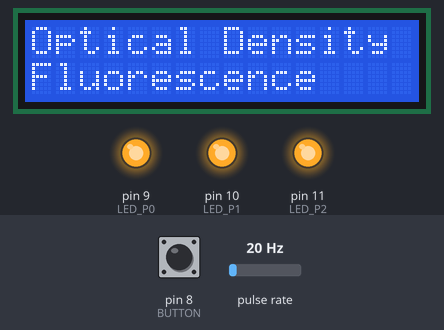
The sketch below on a simulated Arduino Uno, built with avr-gcc and run on an emulated ATmega328P. Shown: 16×2 character LCD, output pins drawn as LEDs (lit = HIGH). Wiring (inferred from the names in the program): pulse sensor: data pin 2. Inputs (shaded band) come from the test bench; at power-on: pulse rate 20 Hz, pin 8 (BUTTON) HIGH. What the sketch prints to the serial monitor is not drawn.

Above: at 0.6 s.
At 6.7 s:
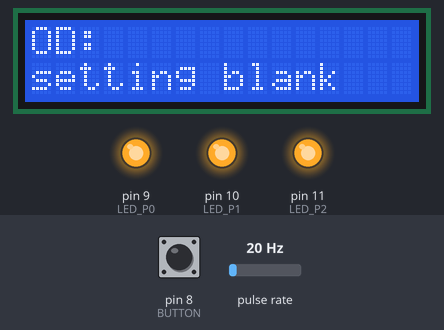
6.8 s: pulse rate (sensor on pin 2) set to 4 Hz
At 11.25 s:
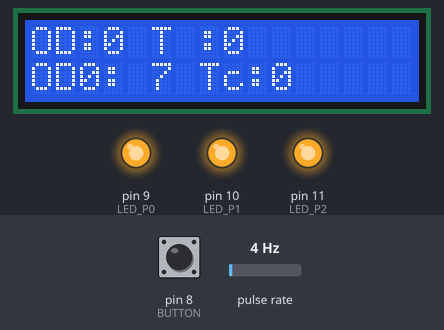
17.0 s: pulse rate (sensor on pin 2) set to 50 Hz
At 22.55 s:
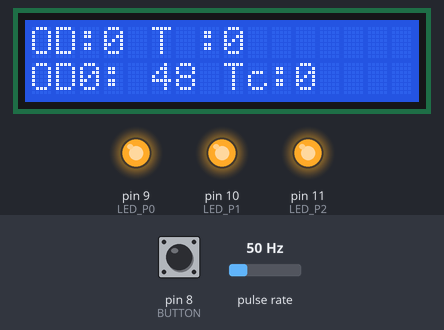
24.0 s: pulse rate (sensor on pin 2) set to 100 Hz
At 28.19 s:
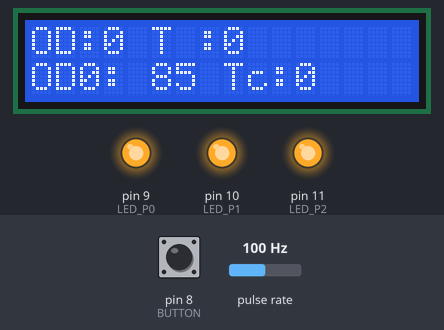
Timing chart, 0 to 29.7 s (numbered marks = the images above; inputs shaded):
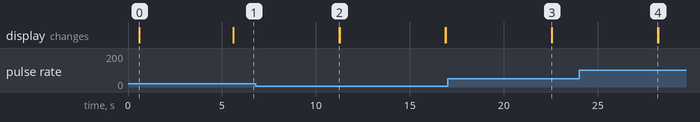

Measured:
- after the input at 6.8 s, the display: changes after 4.4 s (image 2)
- after the input at 17.0 s, the display: changes after 5.5 s (image 3)
- after the input at 24.0 s, the display: changes after 4.2 s (image 4)
- what the display in image 0 shows lasts 5.0 s, from 0.6 s to 5.6 s

The sketch:

odf_combined.ino
```cpp
#include <stdint.h>
#include <Wire.h>
#include <LiquidCrystal_I2C.h>

LiquidCrystal_I2C lcd(0x27,16,2);  // set the LCD address to 0x27 for a 16 chars and 2 line display

#define LIGHT_TO_FREQ_F 2
#define LIGHT_TO_FREQ_OD 3
#define BUTTON 8

#define LED_P0 9
#define LED_P1 10

#define LED_P2 11 // OD

#define F_LED_BRIGHT 255
#define OD_LED_BRIGHT 255

// volatile to be stored as close to the µC as possible
volatile unsigned long cntF = 0;
unsigned long oldcntF = 0;
unsigned long tF = 0;
unsigned long lastF;

volatile unsigned long cntOD = 0;
unsigned long oldcntOD = 0;
unsigned long tOD = 0;
unsigned long lastOD;

// this is the recorded frequency. The average window is used to get more stable results
unsigned long hz_refF; // blank frequency
unsigned long hz_ref_avgF;
unsigned long hz_refOD; // blank frequency
unsigned long hz_ref_avgOD;
#define AVERAGE_WINDOW 5

// this determines the output
#define DEBUG_MODE 1
#define OD_DIGITS 3

unsigned long hz_avgF[AVERAGE_WINDOW];
unsigned long hz_windowF = 0;
unsigned long iCountF = 0;
unsigned long hz_avgOD[AVERAGE_WINDOW];
unsigned long iCountOD = 0;
unsigned long hz_windowOD = 0;

// this is for selection either OD or F measurement
#define F_MODE 0
#define OD_MODE 1
#define ODF_PIN 5
bool odf_mode;

//interrupt for OD
void irqOD()
{
  cntOD++;
}

//interrupt for F
void irqF()
{
  cntF++;
}

void blank() {
  iCountOD = 0;

  uint8_t i = 0;
  for (i = 0; i < AVERAGE_WINDOW; ++i)
  {
    unsigned long start = millis();
    oldcntOD = cntOD;

    while( millis()-start<=1000 ){}

    unsigned long t = cntOD;
    hz_refOD = t - oldcntOD;

    hz_avgOD[iCountOD++ % AVERAGE_WINDOW] = hz_refOD;

    cntOD = 0;
    oldcntOD = 0;
  }
  hz_refOD = 0;
  for (i = 0; i < AVERAGE_WINDOW; ++i)
  {
    hz_refOD += hz_avgOD[i];
  }

  hz_refOD = hz_refOD / AVERAGE_WINDOW;

  cntOD = 0;
  oldcntOD = 0;
  lastOD = millis();
}

void setup() {
  Serial.begin(9600);

  pinMode(BUTTON, INPUT);
  digitalWrite(BUTTON, HIGH);
  delay(500);

  pinMode(LIGHT_TO_FREQ_F, INPUT);
  digitalWrite(LIGHT_TO_FREQ_F, HIGH);
  attachInterrupt(0, irqF, RISING); //interrupt 0 is on PIN 2

  pinMode(LIGHT_TO_FREQ_OD, INPUT);
  digitalWrite(LIGHT_TO_FREQ_OD, HIGH);
  attachInterrupt(0, irqOD, RISING); //interrupt 0 is on PIN 2

  lcd.init();

  lcd.backlight();
  lcd.setCursor(0,0);
  lcd.print("Optical Density");
  lcd.setCursor(0,1);
  lcd.print("Fluorescence");

  analogWrite(LED_P0, F_LED_BRIGHT);
  analogWrite(LED_P1, F_LED_BRIGHT);
  analogWrite(LED_P2, OD_LED_BRIGHT);

  // this is needed for OD :)
  blank();
}

int getMeasurement(volatile unsigned long *cnt, unsigned long *oldcnt, unsigned long* hz_avg, unsigned long* hz, unsigned long* hz_win, unsigned long* iCount, unsigned long* last, int wait)
{
  if (millis() - *last < wait)
  return 0;

  unsigned long t = *cnt;
  *hz = t - *oldcnt;

  hz_avg[*iCount % AVERAGE_WINDOW] = *hz;
  *iCount = *iCount + 1;

  unsigned long hz_window = 0;
  for (uint8_t i = 0; i < AVERAGE_WINDOW; ++i)
  {
    hz_window += hz_avg[i];
  }

  *hz_win = hz_window / AVERAGE_WINDOW; // windows average frequency
  *oldcnt = t;

  *last = millis();
  *cnt = 0;
  *oldcnt = 0;

  return 1;
}

int button_in;

void loop() {
  uint64_t j;

  button_in = digitalRead(BUTTON);

  if( button_in == HIGH)
  {
    lcd.clear();
    lcd.setCursor(0, 0);
    lcd.print("OD:");
    lcd.setCursor(0, 1);
    lcd.print("setting blank");

    blank();
  }

  analogWrite(LED_P0, F_LED_BRIGHT);
  analogWrite(LED_P1, F_LED_BRIGHT);
  delay(100);

  unsigned long hzF, hzOD; //current frequency

  getMeasurement(&cntF, &oldcntF, hz_avgF,&hzF, &hz_windowF, &iCountF, &lastF, 4000);
  getMeasurement(&cntOD, &oldcntOD, hz_avgOD,&hzOD, &hz_windowOD, &iCountOD, &lastOD, 1000);

  analogWrite(LED_P0, F_LED_BRIGHT);
  analogWrite(LED_P1, F_LED_BRIGHT);
  delay(500);

  Serial.print(0);
  Serial.print("#;");
  Serial.print(0);
  Serial.print(";");
  Serial.print(0);
  Serial.print(";");
  Serial.print(0);
  Serial.print(";");
  Serial.print(hz_refOD);
  Serial.print(";");
  Serial.print(hzOD);
  Serial.print(";");
  Serial.print(hzF);
  Serial.print("\n");

  lcd.clear();
  lcd.setCursor(0, 0);
  lcd.print("OD:");
  lcd.print(hz_windowOD);

  // since frequency is linear to transmission, this is transmittance
  lcd.print(" T :");
  lcd.print(hz_windowF);

  if (DEBUG_MODE)
  {
    lcd.setCursor(0, 1);
    lcd.print("OD0: "); // blank value - interesting for OD
    lcd.print(hz_refOD);
    lcd.print(" Tc:"); // current value
    lcd.print(hzF);
  }
}
```
